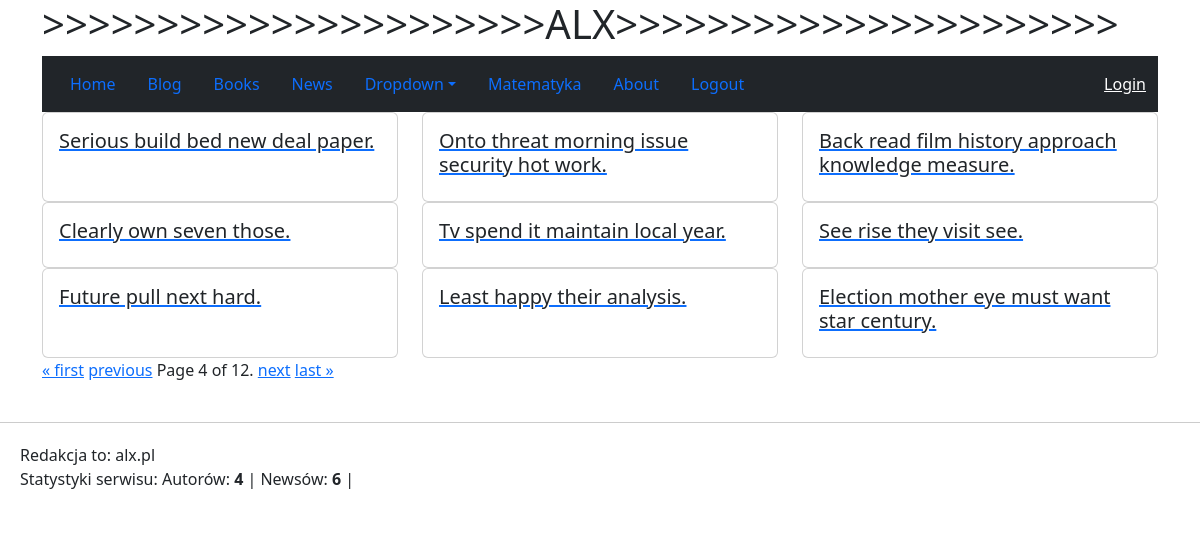
The app's page /blog/?page=4 with its own data.
### blog/models.py (models this page shows, shortened)
class Post(models.Model):
    title = models.CharField(max_length=200)
    content = models.TextField()

### blog/views.py (the view)
# urls.py: path("", views.PostListView.as_view(), name="list"),
class PostListView(ListView):
    model = Post
    template_name = "blog/list.html"
    paginate_by = 9
    def get_queryset(self):
        return Post.objects.order_by("-id")
    def get_context_data(self, **kwargs):
        context = super().get_context_data(**kwargs)
        logger.info(
            f"Pobieram stronę: {self.request.GET.get('page')} "
            f"z {context['paginator'].num_pages}"
        )
        return context

### blog/contextprocessors.py (called while the page is built)
def posts_count(request):
    return {'posts_count': blog.count_posts()}

### blog/services.py (called while the page is built)
    def count_posts(self):
        return self._posts.count()

### news/context_processors.py (called while the page is built)
def my_context(request):
    return {
        "redakcja": "alx.pl"
    }

def global_metrics(request):
    return {
        "ilosc_autorow": Author.objects.count(),
        "ilosc_newsow": News.objects.count(),
    }

### blog/templates/blog/list.html (shortened to what this page needs)
{% extends "base.html" %}
{% block content %}
<div class="row">
    {% for post in page_obj %}
    <div class="col-md-4">
        <a href="{% url 'blog:details' post.id %}">
            <div class="card h-100">
                <div class="card-body">
                    <h5 class="card-title">{{ post.title }}</h5>
                </div>
            </div>
        </a>
    </div>
    {% endfor %}
</div>
<div class="pagination">
    <span class="step-links">
        {% if page_obj.has_previous %}
            <a href="?page=1">&laquo; first</a>
            <a href="?page={{ page_obj.previous_page_number }}">previous</a>
        {% endif %}
        <span class="current">
            Page {{ page_obj.number }} of {{ page_obj.paginator.num_pages }}.
        </span>
        {% if page_obj.has_next %}
            <a href="?page={{ page_obj.next_page_number }}">next</a>
            <a href="?page={{ page_obj.paginator.num_pages }}">last &raquo;</a>
        {% endif %}
    </span>
</div>
{% endblock %}

### records on screen
Post: title "Serious build bed new deal paper."
Post: title "Onto threat morning issue security hot work."
Post: title "Back read film history approach knowledge measure."
Post: title "Clearly own seven those."
Post: title "Tv spend it maintain local year."
Post: title "See rise they visit see."
Post: title "Future pull next hard."
Post: title "Least happy their analysis."
Post: title "Election mother eye must want star century."

### other values on screen
{{ page_obj.number }} "4"
{{ page_obj.paginator.num_pages }} "12"
{{ redakcja }} "alx.pl"
{{ ilosc_autorow }} "4"
{{ ilosc_newsow }} "6"
